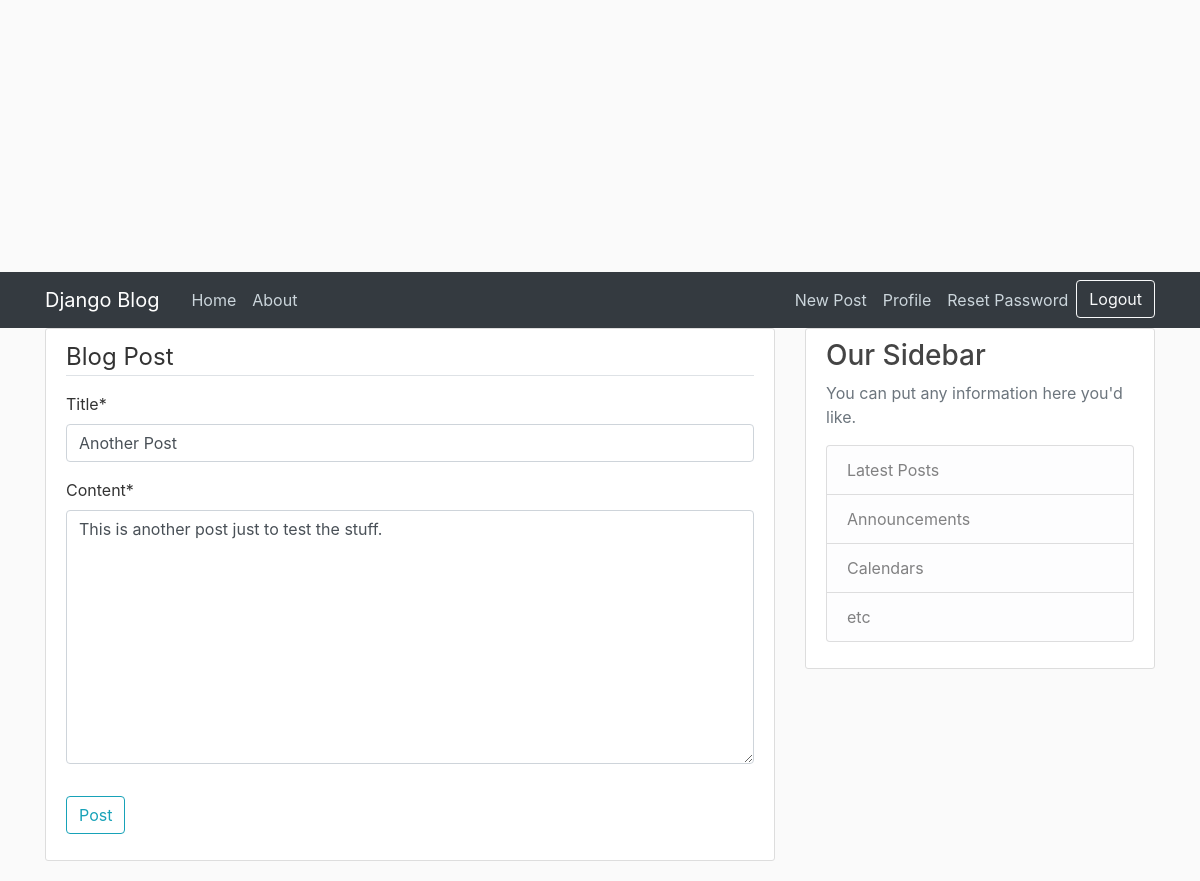
Screenshot of /post/34/update (signed in) with the database file from the repository.
### blog/models.py (models this page shows, shortened)
class Post(models.Model):
	class Status(models.TextChoices):
		DRAFT = 'DF', 'Draft'
		PUBLISHED = 'PB', 'Published'
	title = models.CharField(max_length=100)
	content = models.TextField()
	date_posted = models.DateTimeField(default=timezone.now)
	created = models.DateTimeField(auto_now_add=True)
	updated = models.DateTimeField(auto_now=True)
	"""In the above, i passed in auto_now=True which will put the current date and time the post was edited /updated
	and also i passed in auto_now_add=True which will put the current date and time only when the post was created
	but to be able to edit te date and time, timezone will be used imported from django.utils"""
	author = models.ForeignKey(User, on_delete=models.CASCADE, related_name='blog_posts')
	status = models.CharField(max_length=2,
							choices=Status.choices,
							default=Status.DRAFT)

### blog/views.py (the view, shortened to what this page needs)
# urls.py: path('post/<int:pk>/update', PostUpdateView.as_view(), name='post-update'),
class PostUpdateView(LoginRequiredMixin, UserPassesTestMixin, UpdateView):
	model = Post
	fields = ['title', 'content']
	def test_func(self):
		post = self.get_object()
		if self.request.user == post.author:
			return True
		return False

### blog/templates/blog/post_form.html (shortened to what this page needs)
{% extends "blog/base.html" %}
{% load crispy_forms_tags %}
{% block content %}
	<div class='content-section'>
		<form method='POST'>
			<fieldset class="form-group">
				<legend class="border-bottom mb-3">Blog Post</legend>
				{{ form|crispy }}
			</fieldset>
			<div class="form-group">
				<button class='btn btn-outline-info' type='submit'>Post</button>
			</div>
		</form>
	</div>
{% endblock content %}

### blog/Static/blog/main.css (style rules this page uses)
body { background: #fafafa; color: #333333; margin-top: 17rem; }
.content-section { background: #ffffff; padding: 10px 20px; border: 1px solid #dddddd; border-radius: 3px; margin-bottom: 20px; }

### rows the page displays
Post: title "Another Post", content "This is another post just to test the stuff."
